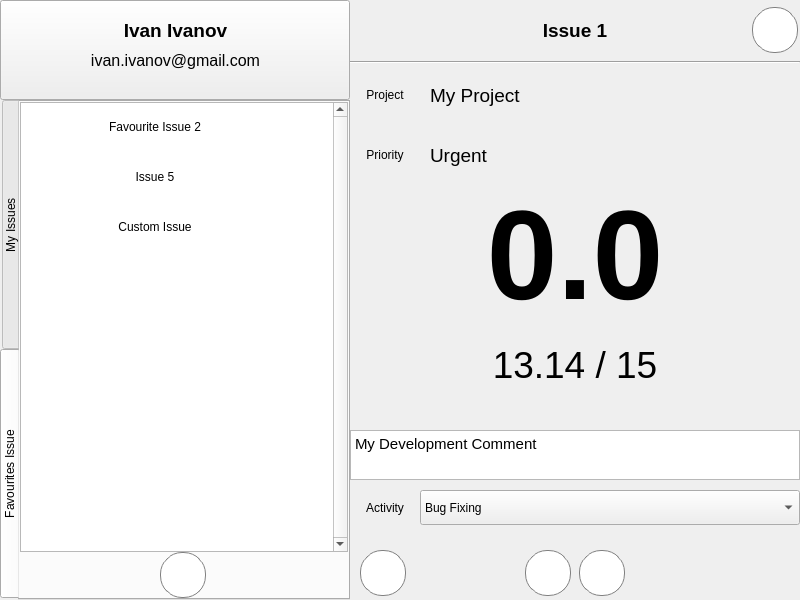
<?xml version="1.0" encoding="UTF-8"?>
<ui version="4.0">
 <class>MainWindow</class>
 <widget class="QMainWindow" name="MainWindow">
  <property name="geometry">
   <rect>
    <x>0</x>
    <y>0</y>
    <width>800</width>
    <height>600</height>
   </rect>
  </property>
  <property name="windowTitle">
   <string>Redmine Tracker</string>
  </property>
  <widget class="QWidget" name="centralwidget">
   <widget class="QPushButton" name="user">
    <property name="geometry">
     <rect>
      <x>0</x>
      <y>0</y>
      <width>350</width>
      <height>100</height>
     </rect>
    </property>
    <property name="text">
     <string/>
    </property>
   </widget>
   <widget class="QLabel" name="user_mail">
    <property name="geometry">
     <rect>
      <x>0</x>
      <y>50</y>
      <width>351</width>
      <height>21</height>
     </rect>
    </property>
    <property name="font">
     <font>
      <pointsize>12</pointsize>
     </font>
    </property>
    <property name="text">
     <string>ivan.ivanov@gmail.com</string>
    </property>
    <property name="alignment">
     <set>Qt::AlignCenter</set>
    </property>
    <property name="wordWrap">
     <bool>true</bool>
    </property>
   </widget>
   <widget class="QLabel" name="user_name">
    <property name="geometry">
     <rect>
      <x>0</x>
      <y>20</y>
      <width>351</width>
      <height>21</height>
     </rect>
    </property>
    <property name="font">
     <font>
      <pointsize>14</pointsize>
      <weight>75</weight>
      <bold>true</bold>
     </font>
    </property>
    <property name="styleSheet">
     <string notr="true">color: black;</string>
    </property>
    <property name="text">
     <string>Ivan Ivanov</string>
    </property>
    <property name="textFormat">
     <enum>Qt::AutoText</enum>
    </property>
    <property name="alignment">
     <set>Qt::AlignCenter</set>
    </property>
    <property name="wordWrap">
     <bool>true</bool>
    </property>
   </widget>
   <widget class="QTabWidget" name="issues_3">
    <property name="geometry">
     <rect>
      <x>0</x>
      <y>100</y>
      <width>350</width>
      <height>500</height>
     </rect>
    </property>
    <property name="styleSheet">
     <string notr="true">QTabBar::tab {
	height: 249px;
	width: 20px;
	color: black;
}</string>
    </property>
    <property name="tabPosition">
     <enum>QTabWidget::West</enum>
    </property>
    <property name="currentIndex">
     <number>1</number>
    </property>
    <property name="elideMode">
     <enum>Qt::ElideNone</enum>
    </property>
    <widget class="QWidget" name="my_issues">
     <attribute name="title">
      <string>My Issues</string>
     </attribute>
     <widget class="QListWidget" name="issues">
      <property name="geometry">
       <rect>
        <x>0</x>
        <y>0</y>
        <width>328</width>
        <height>500</height>
       </rect>
      </property>
      <property name="verticalScrollBarPolicy">
       <enum>Qt::ScrollBarAlwaysOn</enum>
      </property>
      <property name="horizontalScrollBarPolicy">
       <enum>Qt::ScrollBarAlwaysOff</enum>
      </property>
      <property name="dragEnabled">
       <bool>false</bool>
      </property>
      <property name="currentRow">
       <number>0</number>
      </property>
      <item>
       <property name="text">
        <string/>
       </property>
       <property name="font">
        <font>
         <pointsize>26</pointsize>
        </font>
       </property>
       <property name="flags">
        <set>ItemIsSelectable|ItemIsUserCheckable|ItemIsEnabled</set>
       </property>
      </item>
      <item>
       <property name="text">
        <string/>
       </property>
       <property name="font">
        <font>
         <pointsize>26</pointsize>
        </font>
       </property>
      </item>
      <item>
       <property name="text">
        <string/>
       </property>
       <property name="font">
        <font>
         <pointsize>26</pointsize>
        </font>
       </property>
      </item>
      <item>
       <property name="text">
        <string/>
       </property>
       <property name="font">
        <font>
         <pointsize>26</pointsize>
        </font>
       </property>
      </item>
      <item>
       <property name="text">
        <string/>
       </property>
       <property name="font">
        <font>
         <pointsize>26</pointsize>
        </font>
       </property>
      </item>
     </widget>
     <widget class="QPushButton" name="issue5_button">
      <property name="geometry">
       <rect>
        <x>280</x>
        <y>212</y>
        <width>25</width>
        <height>25</height>
       </rect>
      </property>
      <property name="styleSheet">
       <string notr="true">border: none;</string>
      </property>
      <property name="text">
       <string/>
      </property>
      <property name="icon">
       <iconset resource="resources.qrc">
        <normaloff>:/favourite/not_favourite.png</normaloff>
        <normalon>:/favourite/favourite.png</normalon>:/favourite/not_favourite.png</iconset>
      </property>
      <property name="checkable">
       <bool>true</bool>
      </property>
      <property name="checked">
       <bool>true</bool>
      </property>
     </widget>
     <widget class="QPushButton" name="issue1_button">
      <property name="geometry">
       <rect>
        <x>280</x>
        <y>12</y>
        <width>25</width>
        <height>25</height>
       </rect>
      </property>
      <property name="styleSheet">
       <string notr="true">border: none;</string>
      </property>
      <property name="text">
       <string/>
      </property>
      <property name="icon">
       <iconset resource="resources.qrc">
        <normaloff>:/favourite/not_favourite.png</normaloff>
        <normalon>:/favourite/favourite.png</normalon>:/favourite/not_favourite.png</iconset>
      </property>
      <property name="checkable">
       <bool>true</bool>
      </property>
      <property name="checked">
       <bool>false</bool>
      </property>
     </widget>
     <widget class="QLabel" name="issue5_label">
      <property name="geometry">
       <rect>
        <x>0</x>
        <y>200</y>
        <width>270</width>
        <height>50</height>
       </rect>
      </property>
      <property name="styleSheet">
       <string notr="true">color: black</string>
      </property>
      <property name="text">
       <string>Issue 5</string>
      </property>
      <property name="alignment">
       <set>Qt::AlignCenter</set>
      </property>
      <property name="wordWrap">
       <bool>true</bool>
      </property>
     </widget>
     <widget class="QLabel" name="issue3_label">
      <property name="geometry">
       <rect>
        <x>0</x>
        <y>100</y>
        <width>270</width>
        <height>50</height>
       </rect>
      </property>
      <property name="styleSheet">
       <string notr="true">color: black</string>
      </property>
      <property name="text">
       <string>Issue 3</string>
      </property>
      <property name="alignment">
       <set>Qt::AlignCenter</set>
      </property>
      <property name="wordWrap">
       <bool>true</bool>
      </property>
     </widget>
     <widget class="QPushButton" name="issue2_button">
      <property name="geometry">
       <rect>
        <x>280</x>
        <y>62</y>
        <width>27</width>
        <height>29</height>
       </rect>
      </property>
      <property name="styleSheet">
       <string notr="true">border: none;</string>
      </property>
      <property name="text">
       <string/>
      </property>
      <property name="icon">
       <iconset resource="resources.qrc">
        <normaloff>:/favourite/not_favourite.png</normaloff>
        <normalon>:/favourite/favourite.png</normalon>:/favourite/not_favourite.png</iconset>
      </property>
      <property name="checkable">
       <bool>true</bool>
      </property>
      <property name="checked">
       <bool>true</bool>
      </property>
     </widget>
     <widget class="QLabel" name="issue2_label">
      <property name="geometry">
       <rect>
        <x>0</x>
        <y>50</y>
        <width>270</width>
        <height>50</height>
       </rect>
      </property>
      <property name="styleSheet">
       <string notr="true">color: black</string>
      </property>
      <property name="text">
       <string>Favourite Issue 2</string>
      </property>
      <property name="alignment">
       <set>Qt::AlignCenter</set>
      </property>
      <property name="wordWrap">
       <bool>true</bool>
      </property>
     </widget>
     <widget class="QLabel" name="issue4_label">
      <property name="geometry">
       <rect>
        <x>0</x>
        <y>150</y>
        <width>270</width>
        <height>50</height>
       </rect>
      </property>
      <property name="styleSheet">
       <string notr="true">color: black</string>
      </property>
      <property name="text">
       <string>Issue 4</string>
      </property>
      <property name="alignment">
       <set>Qt::AlignCenter</set>
      </property>
      <property name="wordWrap">
       <bool>true</bool>
      </property>
     </widget>
     <widget class="QPushButton" name="issue4_button">
      <property name="geometry">
       <rect>
        <x>280</x>
        <y>162</y>
        <width>25</width>
        <height>25</height>
       </rect>
      </property>
      <property name="styleSheet">
       <string notr="true">border: none;</string>
      </property>
      <property name="text">
       <string/>
      </property>
      <property name="icon">
       <iconset resource="resources.qrc">
        <normaloff>:/favourite/not_favourite.png</normaloff>
        <normalon>:/favourite/favourite.png</normalon>:/favourite/not_favourite.png</iconset>
      </property>
      <property name="checkable">
       <bool>true</bool>
      </property>
      <property name="checked">
       <bool>false</bool>
      </property>
     </widget>
     <widget class="QLabel" name="issue1_label">
      <property name="geometry">
       <rect>
        <x>0</x>
        <y>0</y>
        <width>270</width>
        <height>50</height>
       </rect>
      </property>
      <property name="styleSheet">
       <string notr="true">color: black</string>
      </property>
      <property name="text">
       <string>Issue 1</string>
      </property>
      <property name="alignment">
       <set>Qt::AlignCenter</set>
      </property>
      <property name="wordWrap">
       <bool>true</bool>
      </property>
     </widget>
     <widget class="QPushButton" name="issue3_button">
      <property name="geometry">
       <rect>
        <x>280</x>
        <y>112</y>
        <width>25</width>
        <height>25</height>
       </rect>
      </property>
      <property name="styleSheet">
       <string notr="true">border: none;</string>
      </property>
      <property name="text">
       <string/>
      </property>
      <property name="icon">
       <iconset resource="resources.qrc">
        <normaloff>:/favourite/not_favourite.png</normaloff>
        <normalon>:/favourite/favourite.png</normalon>:/favourite/not_favourite.png</iconset>
      </property>
      <property name="checkable">
       <bool>true</bool>
      </property>
      <property name="checked">
       <bool>false</bool>
      </property>
     </widget>
    </widget>
    <widget class="QWidget" name="favourite_issues">
     <property name="styleSheet">
      <string notr="true"/>
     </property>
     <attribute name="title">
      <string>Favourites Issue</string>
     </attribute>
     <widget class="QListWidget" name="issues_2">
      <property name="geometry">
       <rect>
        <x>0</x>
        <y>0</y>
        <width>328</width>
        <height>450</height>
       </rect>
      </property>
      <property name="verticalScrollBarPolicy">
       <enum>Qt::ScrollBarAlwaysOn</enum>
      </property>
      <property name="dragEnabled">
       <bool>false</bool>
      </property>
     </widget>
     <widget class="QPushButton" name="issue2_button_2">
      <property name="geometry">
       <rect>
        <x>280</x>
        <y>12</y>
        <width>27</width>
        <height>29</height>
       </rect>
      </property>
      <property name="styleSheet">
       <string notr="true">border: none;</string>
      </property>
      <property name="text">
       <string/>
      </property>
      <property name="icon">
       <iconset resource="resources.qrc">
        <normaloff>:/favourite/favourite.png</normaloff>:/favourite/favourite.png</iconset>
      </property>
      <property name="checkable">
       <bool>true</bool>
      </property>
      <property name="checked">
       <bool>true</bool>
      </property>
     </widget>
     <widget class="QPushButton" name="issue5_button_2">
      <property name="geometry">
       <rect>
        <x>280</x>
        <y>62</y>
        <width>25</width>
        <height>25</height>
       </rect>
      </property>
      <property name="styleSheet">
       <string notr="true">border: none;</string>
      </property>
      <property name="text">
       <string/>
      </property>
      <property name="icon">
       <iconset resource="resources.qrc">
        <normaloff>:/favourite/favourite.png</normaloff>:/favourite/favourite.png</iconset>
      </property>
      <property name="checkable">
       <bool>true</bool>
      </property>
      <property name="checked">
       <bool>true</bool>
      </property>
     </widget>
     <widget class="QLabel" name="issue2_label_2">
      <property name="geometry">
       <rect>
        <x>0</x>
        <y>0</y>
        <width>270</width>
        <height>50</height>
       </rect>
      </property>
      <property name="styleSheet">
       <string notr="true">color: black</string>
      </property>
      <property name="text">
       <string>Favourite Issue 2</string>
      </property>
      <property name="alignment">
       <set>Qt::AlignCenter</set>
      </property>
      <property name="wordWrap">
       <bool>true</bool>
      </property>
     </widget>
     <widget class="QLabel" name="issue5_label_2">
      <property name="geometry">
       <rect>
        <x>0</x>
        <y>50</y>
        <width>270</width>
        <height>50</height>
       </rect>
      </property>
      <property name="styleSheet">
       <string notr="true">color: black</string>
      </property>
      <property name="text">
       <string>Issue 5</string>
      </property>
      <property name="alignment">
       <set>Qt::AlignCenter</set>
      </property>
      <property name="wordWrap">
       <bool>true</bool>
      </property>
     </widget>
     <widget class="QPushButton" name="add_issue">
      <property name="geometry">
       <rect>
        <x>140</x>
        <y>450</y>
        <width>46</width>
        <height>46</height>
       </rect>
      </property>
      <property name="styleSheet">
       <string notr="true">background-color: white;
border-style: solid;
border-width: 1px;
border-radius: 22px;
border-color: gray;
max-width: 44px;
max-height: 44px;
min-width: 44px;
min-height: 44px;</string>
      </property>
      <property name="text">
       <string/>
      </property>
      <property name="icon">
       <iconset resource="resources.qrc">
        <normaloff>:/content/add.png</normaloff>:/content/add.png</iconset>
      </property>
      <property name="iconSize">
       <size>
        <width>24</width>
        <height>24</height>
       </size>
      </property>
      <property name="autoRepeatInterval">
       <number>100</number>
      </property>
      <property name="default">
       <bool>false</bool>
      </property>
      <property name="flat">
       <bool>false</bool>
      </property>
     </widget>
     <widget class="QLabel" name="issue5_label_3">
      <property name="geometry">
       <rect>
        <x>0</x>
        <y>100</y>
        <width>270</width>
        <height>50</height>
       </rect>
      </property>
      <property name="styleSheet">
       <string notr="true">color: black</string>
      </property>
      <property name="text">
       <string>Custom Issue</string>
      </property>
      <property name="alignment">
       <set>Qt::AlignCenter</set>
      </property>
      <property name="wordWrap">
       <bool>true</bool>
      </property>
     </widget>
     <widget class="QPushButton" name="issue5_button_3">
      <property name="geometry">
       <rect>
        <x>280</x>
        <y>112</y>
        <width>25</width>
        <height>25</height>
       </rect>
      </property>
      <property name="styleSheet">
       <string notr="true">border: none;</string>
      </property>
      <property name="text">
       <string/>
      </property>
      <property name="icon">
       <iconset resource="resources.qrc">
        <normaloff>:/favourite/favourite.png</normaloff>:/favourite/favourite.png</iconset>
      </property>
      <property name="checkable">
       <bool>true</bool>
      </property>
      <property name="checked">
       <bool>true</bool>
      </property>
     </widget>
    </widget>
   </widget>
   <widget class="QLabel" name="header_title">
    <property name="geometry">
     <rect>
      <x>400</x>
      <y>0</y>
      <width>350</width>
      <height>60</height>
     </rect>
    </property>
    <property name="font">
     <font>
      <pointsize>14</pointsize>
      <weight>75</weight>
      <bold>true</bold>
     </font>
    </property>
    <property name="cursor">
     <cursorShape>OpenHandCursor</cursorShape>
    </property>
    <property name="styleSheet">
     <string notr="true">color: black;</string>
    </property>
    <property name="text">
     <string>Issue 1</string>
    </property>
    <property name="alignment">
     <set>Qt::AlignCenter</set>
    </property>
    <property name="wordWrap">
     <bool>true</bool>
    </property>
   </widget>
   <widget class="Line" name="header_border">
    <property name="geometry">
     <rect>
      <x>350</x>
      <y>60</y>
      <width>450</width>
      <height>5</height>
     </rect>
    </property>
    <property name="orientation">
     <enum>Qt::Horizontal</enum>
    </property>
   </widget>
   <widget class="QPushButton" name="refresh_button">
    <property name="geometry">
     <rect>
      <x>752</x>
      <y>7</y>
      <width>46</width>
      <height>46</height>
     </rect>
    </property>
    <property name="styleSheet">
     <string notr="true">background-color: white;
border-style: solid;
border-width: 1px;
border-radius: 22px;
border-color: gray;
max-width: 44px;
max-height: 44px;
min-width: 44px;
min-height: 44px;</string>
    </property>
    <property name="text">
     <string/>
    </property>
    <property name="icon">
     <iconset resource="resources.qrc">
      <normaloff>:/content/refresh.png</normaloff>:/content/refresh.png</iconset>
    </property>
    <property name="iconSize">
     <size>
      <width>24</width>
      <height>24</height>
     </size>
    </property>
    <property name="autoRepeatInterval">
     <number>100</number>
    </property>
    <property name="default">
     <bool>false</bool>
    </property>
    <property name="flat">
     <bool>false</bool>
    </property>
   </widget>
   <widget class="QLabel" name="project">
    <property name="geometry">
     <rect>
      <x>430</x>
      <y>70</y>
      <width>370</width>
      <height>50</height>
     </rect>
    </property>
    <property name="font">
     <font>
      <pointsize>14</pointsize>
      <weight>50</weight>
      <bold>false</bold>
     </font>
    </property>
    <property name="cursor">
     <cursorShape>OpenHandCursor</cursorShape>
    </property>
    <property name="styleSheet">
     <string notr="true">color: black;</string>
    </property>
    <property name="text">
     <string>My Project</string>
    </property>
    <property name="alignment">
     <set>Qt::AlignLeading|Qt::AlignLeft|Qt::AlignVCenter</set>
    </property>
    <property name="wordWrap">
     <bool>true</bool>
    </property>
   </widget>
   <widget class="QLabel" name="time_from_start">
    <property name="geometry">
     <rect>
      <x>350</x>
      <y>180</y>
      <width>450</width>
      <height>150</height>
     </rect>
    </property>
    <property name="font">
     <font>
      <family>Ubuntu</family>
      <pointsize>95</pointsize>
      <weight>75</weight>
      <bold>true</bold>
     </font>
    </property>
    <property name="styleSheet">
     <string notr="true"/>
    </property>
    <property name="text">
     <string>0.0</string>
    </property>
    <property name="textFormat">
     <enum>Qt::AutoText</enum>
    </property>
    <property name="alignment">
     <set>Qt::AlignCenter</set>
    </property>
   </widget>
   <widget class="QLabel" name="spent_on">
    <property name="geometry">
     <rect>
      <x>350</x>
      <y>330</y>
      <width>450</width>
      <height>70</height>
     </rect>
    </property>
    <property name="font">
     <font>
      <family>Ubuntu</family>
      <pointsize>28</pointsize>
      <weight>50</weight>
      <italic>false</italic>
      <bold>false</bold>
     </font>
    </property>
    <property name="styleSheet">
     <string notr="true"/>
    </property>
    <property name="text">
     <string>13.14 / 15</string>
    </property>
    <property name="textFormat">
     <enum>Qt::AutoText</enum>
    </property>
    <property name="alignment">
     <set>Qt::AlignCenter</set>
    </property>
   </widget>
   <widget class="QLabel" name="priority">
    <property name="geometry">
     <rect>
      <x>430</x>
      <y>130</y>
      <width>370</width>
      <height>50</height>
     </rect>
    </property>
    <property name="font">
     <font>
      <pointsize>14</pointsize>
      <weight>50</weight>
      <bold>false</bold>
     </font>
    </property>
    <property name="styleSheet">
     <string notr="true">color: black;</string>
    </property>
    <property name="text">
     <string>Urgent</string>
    </property>
    <property name="alignment">
     <set>Qt::AlignLeading|Qt::AlignLeft|Qt::AlignVCenter</set>
    </property>
   </widget>
   <widget class="QComboBox" name="activity">
    <property name="enabled">
     <bool>true</bool>
    </property>
    <property name="geometry">
     <rect>
      <x>420</x>
      <y>490</y>
      <width>380</width>
      <height>35</height>
     </rect>
    </property>
    <item>
     <property name="text">
      <string>Bug Fixing</string>
     </property>
    </item>
    <item>
     <property name="text">
      <string>Code Review</string>
     </property>
    </item>
    <item>
     <property name="text">
      <string>Communications</string>
     </property>
    </item>
    <item>
     <property name="text">
      <string>Design (UX/UI)</string>
     </property>
    </item>
    <item>
     <property name="text">
      <string>Development</string>
     </property>
    </item>
    <item>
     <property name="text">
      <string>DevOps</string>
     </property>
    </item>
    <item>
     <property name="text">
      <string>Other</string>
     </property>
    </item>
   </widget>
   <widget class="QTextEdit" name="comment">
    <property name="enabled">
     <bool>true</bool>
    </property>
    <property name="geometry">
     <rect>
      <x>350</x>
      <y>430</y>
      <width>450</width>
      <height>50</height>
     </rect>
    </property>
    <property name="html">
     <string>&lt;!DOCTYPE HTML PUBLIC &quot;-//W3C//DTD HTML 4.0//EN&quot; &quot;http://www.w3.org/TR/REC-html40/strict.dtd&quot;&gt;
&lt;html&gt;&lt;head&gt;&lt;meta name=&quot;qrichtext&quot; content=&quot;1&quot; /&gt;&lt;style type=&quot;text/css&quot;&gt;
p, li { white-space: pre-wrap; }
&lt;/style&gt;&lt;/head&gt;&lt;body style=&quot; font-family:'Cantarell'; font-size:11pt; font-weight:400; font-style:normal;&quot;&gt;
&lt;p style=&quot; margin-top:0px; margin-bottom:0px; margin-left:0px; margin-right:0px; -qt-block-indent:0; text-indent:0px;&quot;&gt;My Development Comment&lt;/p&gt;&lt;/body&gt;&lt;/html&gt;</string>
    </property>
   </widget>
   <widget class="QLabel" name="activity_label">
    <property name="geometry">
     <rect>
      <x>350</x>
      <y>490</y>
      <width>70</width>
      <height>35</height>
     </rect>
    </property>
    <property name="styleSheet">
     <string notr="true">color: black;</string>
    </property>
    <property name="text">
     <string>Activity</string>
    </property>
    <property name="alignment">
     <set>Qt::AlignCenter</set>
    </property>
   </widget>
   <widget class="QPushButton" name="play_pause">
    <property name="geometry">
     <rect>
      <x>525</x>
      <y>550</y>
      <width>46</width>
      <height>46</height>
     </rect>
    </property>
    <property name="styleSheet">
     <string notr="true">background-color: white;
border-style: solid;
border-width: 1px;
border-radius: 22px;
border-color: gray;
max-width: 44px;
max-height: 44px;
min-width: 44px;
min-height: 44px;</string>
    </property>
    <property name="text">
     <string/>
    </property>
    <property name="icon">
     <iconset resource="resources.qrc">
      <normaloff>:/timer_control/play.png</normaloff>
      <normalon>:/timer_control/pause.png</normalon>:/timer_control/play.png</iconset>
    </property>
    <property name="iconSize">
     <size>
      <width>24</width>
      <height>24</height>
     </size>
    </property>
    <property name="checkable">
     <bool>true</bool>
    </property>
    <property name="checked">
     <bool>false</bool>
    </property>
    <property name="autoRepeatInterval">
     <number>100</number>
    </property>
    <property name="default">
     <bool>false</bool>
    </property>
    <property name="flat">
     <bool>false</bool>
    </property>
   </widget>
   <widget class="QPushButton" name="stop">
    <property name="geometry">
     <rect>
      <x>579</x>
      <y>550</y>
      <width>46</width>
      <height>46</height>
     </rect>
    </property>
    <property name="styleSheet">
     <string notr="true">background-color: white;
border-style: solid;
border-width: 1px;
border-radius: 22px;
border-color: gray;
max-width: 44px;
max-height: 44px;
min-width: 44px;
min-height: 44px;</string>
    </property>
    <property name="text">
     <string/>
    </property>
    <property name="icon">
     <iconset resource="resources.qrc">
      <normaloff>:/timer_control/stop.png</normaloff>:/timer_control/stop.png</iconset>
    </property>
    <property name="iconSize">
     <size>
      <width>24</width>
      <height>24</height>
     </size>
    </property>
    <property name="autoRepeatInterval">
     <number>100</number>
    </property>
    <property name="default">
     <bool>false</bool>
    </property>
    <property name="flat">
     <bool>false</bool>
    </property>
   </widget>
   <widget class="QLabel" name="priority_label">
    <property name="geometry">
     <rect>
      <x>350</x>
      <y>130</y>
      <width>70</width>
      <height>50</height>
     </rect>
    </property>
    <property name="styleSheet">
     <string notr="true">color: black;</string>
    </property>
    <property name="text">
     <string>Priority</string>
    </property>
    <property name="alignment">
     <set>Qt::AlignCenter</set>
    </property>
   </widget>
   <widget class="QLabel" name="project_label">
    <property name="geometry">
     <rect>
      <x>350</x>
      <y>70</y>
      <width>70</width>
      <height>50</height>
     </rect>
    </property>
    <property name="styleSheet">
     <string notr="true">color: black;</string>
    </property>
    <property name="text">
     <string>Project</string>
    </property>
    <property name="alignment">
     <set>Qt::AlignCenter</set>
    </property>
   </widget>
   <widget class="QPushButton" name="issue_star_button">
    <property name="geometry">
     <rect>
      <x>350</x>
      <y>0</y>
      <width>50</width>
      <height>60</height>
     </rect>
    </property>
    <property name="styleSheet">
     <string notr="true">border: none;</string>
    </property>
    <property name="text">
     <string/>
    </property>
    <property name="icon">
     <iconset resource="resources.qrc">
      <normaloff>:/favourite/not_favourite.png</normaloff>
      <normalon>:/favourite/favourite.png</normalon>:/favourite/not_favourite.png</iconset>
    </property>
    <property name="checkable">
     <bool>true</bool>
    </property>
    <property name="checked">
     <bool>false</bool>
    </property>
   </widget>
   <widget class="QPushButton" name="browse">
    <property name="geometry">
     <rect>
      <x>360</x>
      <y>550</y>
      <width>46</width>
      <height>46</height>
     </rect>
    </property>
    <property name="styleSheet">
     <string notr="true">background-color: white;
border-style: solid;
border-width: 1px;
border-radius: 22px;
border-color: gray;
max-width: 44px;
max-height: 44px;
min-width: 44px;
min-height: 44px;</string>
    </property>
    <property name="text">
     <string/>
    </property>
    <property name="icon">
     <iconset resource="resources.qrc">
      <normaloff>:/content/browse.png</normaloff>:/content/browse.png</iconset>
    </property>
    <property name="iconSize">
     <size>
      <width>24</width>
      <height>24</height>
     </size>
    </property>
    <property name="checkable">
     <bool>false</bool>
    </property>
    <property name="checked">
     <bool>false</bool>
    </property>
    <property name="autoRepeatInterval">
     <number>100</number>
    </property>
    <property name="default">
     <bool>false</bool>
    </property>
    <property name="flat">
     <bool>false</bool>
    </property>
   </widget>
  </widget>
 </widget>
 <resources>
  <include location="resources.qrc"/>
 </resources>
 <connections/>
</ui>
